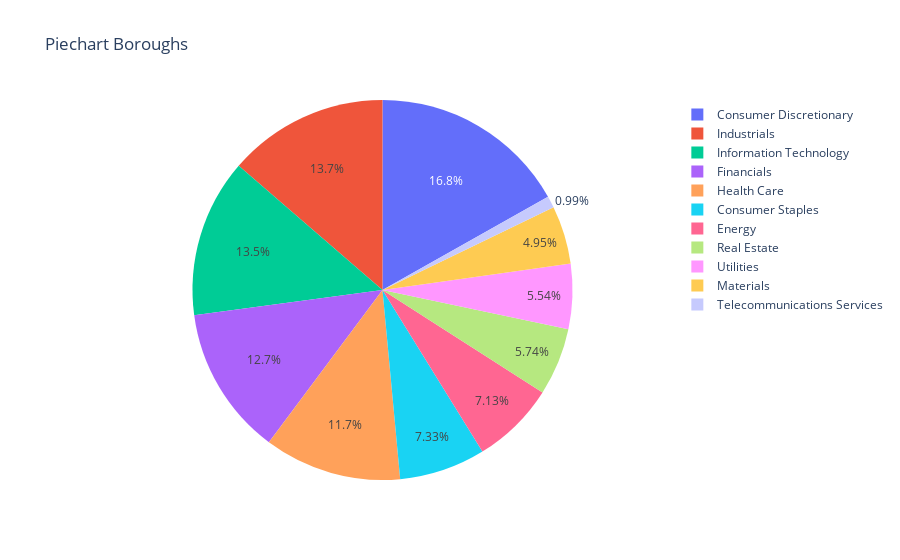

Notebook code cell kept with this figure:
### Code cell
df_prueba=df[['GICS Sector','Ticker symbol']]
pie_borough = df_prueba.groupby('GICS Sector').agg('count')
pie_borough

import plotly.express as px
fig = px.pie(pie_borough, values='Ticker symbol', \
             names=pie_borough.index, title='Piechart Boroughs')
fig.show()

### Figure 1 — Plotly figure (JSON) as saved in the notebook; plotly's stock layout.template omitted (floating-point values rounded to 4 significant figures)
{"data": [{"domain": {"x": [0, 1], "y": [0, 1]}, "hovertemplate": "GICS Sector=%{label}<br>Ticker symbol=%{value}<extra></extra>", "labels": ["Consumer Discretionary", "Consumer Staples", "Energy", "Financials", "Health Care", "Industrials", "Information Technology", "Materials", "Real Estate", "Telecommunications Services", "Utilities"], "legendgroup": "", "name": "", "showlegend": true, "type": "pie", "values": [85, 37, 36, 64, 59, 69, 68, 25, 29, 5, 28]}], "layout": {"legend": {"tracegroupgap": 0}, "title": {"text": "Piechart Boroughs"}}}
